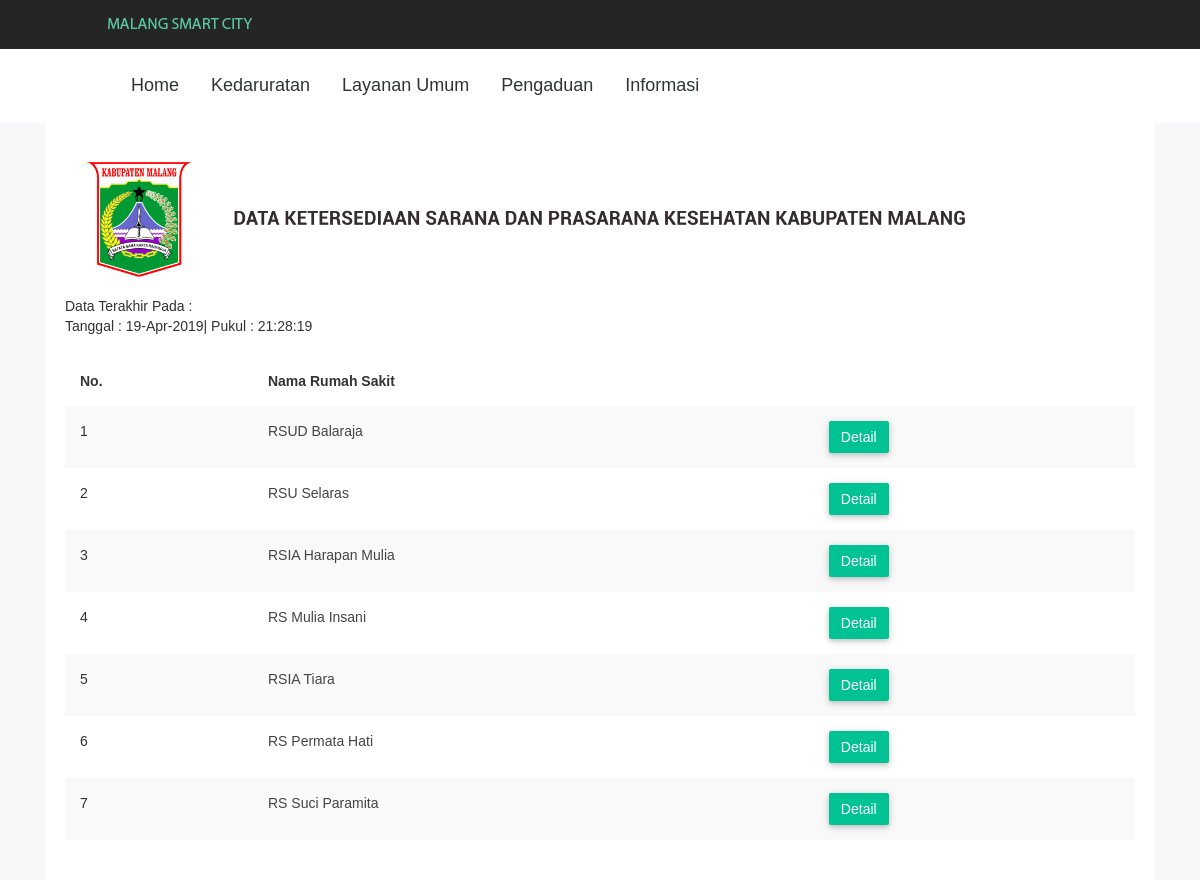
The app's page /faskes.php with its own data.
### tables this page shows
CREATE TABLE `tb_rs` (
  `id_rs` varchar(15) NOT NULL,
  `nama_rs` varchar(200) NOT NULL,
  `alamat_rs` text NOT NULL,
  `telp_rs` varchar(100) NOT NULL,
  `lat` float(10,6) NOT NULL,
  `lng` float(10,6) NOT NULL,
  `location_status` tinyint(1) DEFAULT '0'
);

### faskes.php (the view, shortened to what this page needs)
<!doctype html>
<html class="no-js" lang="">
<head>
    <link rel="stylesheet" href="css2/bootstrap.min.css">
    <link rel="stylesheet" href="css2/font-awesome.min.css">
    <link rel="stylesheet" href="css2/owl.carousel.css">
    <link rel="stylesheet" href="css2/owl.theme.css">
    <link rel="stylesheet" href="css2/owl.transitions.css">
    <link rel="stylesheet" href="css2/meanmenu/meanmenu.min.css">
    <link rel="stylesheet" href="css2/animate.css">
    <link rel="stylesheet" href="css2/normalize.css">
    <link rel="stylesheet" href="css2/wave/waves.min.css">
    <link rel="stylesheet" href="css2/wave/button.css">
    <link rel="stylesheet" href="css2/scrollbar/jquery.mCustomScrollbar.min.css">
    <link rel="stylesheet" href="css2/notika-custom-icon.css">
    <link rel="stylesheet" href="css2/jquery.dataTables.min.css">
    <link rel="stylesheet" href="css2/main.css">
    <link rel="stylesheet" href="style.css">
    <link rel="stylesheet" href="css2/responsive.css">
</head>
<div style="height: 49px; background: #252525">
            <a href=" "><img style="padding: 14px 20px 0px 105px;" src="images/logo2.png"/></a>
    </div>
<body>
<header class="header">
    <div class="menu-malasngoding">
  <ul>
                <li ><a href="index.php">Home</a>
                </li>
                <li class="dropdown"><a>Kedaruratan</a>
                </li>
                <li class="dropdown"><a>Layanan Umum</a>
                </li>
                <li class="dropdown"><a>Pengaduan</a>
                </li>
                <li class="dropdown"><a>Informasi</a>
                </li>
            </ul>
    </div>
</header>
    <div class="data-table-area">
        <div class="container">
                <div class="col-lg-12 col-md-12 col-sm-12 col-xs-12">
                    <div class="data-table-list">
                        <div class="table-responsive">
                  <img src="images/header_faskes3.png">
                            <table id="data-table-basic" class="table table-striped">
       Data Terakhir Pada : <br/>
 <br/> <br/>
                                <thead>
                                    <tr>
                                        <th>No.</th>
                                        <th>Nama Rumah Sakit</th>
                                        <th></th>
                                    </tr>
                                </thead>
                                <tbody>
                          <?php
                        include 'db/koneksi.php';
                        $no = 1;
                        $data = mysqli_query($koneksi,"select * from tb_rs");
                        while($d = mysqli_fetch_array($data)){
                           ?>
                                <tr>
                                  <td><?php echo $no++; ?></td>
                                  <td><a style="color: #444444;"><?php echo $d['nama_rs']; ?> </td>
                                  <td> <a href="detail_faskes.php?id=<?php echo $d['id_rs']; ?>">
                                    <button class="btn btn-success notika-btn-success">Detail</button></a>
                                   </td>
                                </tr>
                                  <?php
                              }
                                ?>
                                </tbody>
                            </table>
                        </div>
                    </div>
                </div>
            </div>
        </div>
</body>
</html>

### css2/wave/button.css (style rules this page uses)
.btn-default.notika-btn-default, .btn-info.notika-btn-info, .btn-primary.notika-btn-primary, .btn-success.notika-btn-success, .btn-warning.notika-btn-warning, .btn-danger.notika-btn-danger { box-shadow: 0 2px 5px rgba(0,0,0,.16), 0 2px 10px rgba(0,0,0,.12); border:none; outline:none !important; border-radius:2px; font-size:14px; }
.btn-success.notika-btn-success, .btn-success.success-icon-notika { background-color: #00c292; }

### css2/main.css (style rules this page uses)
html { color: #222; font-size: 1em; line-height: 1.4; }
audio, canvas, iframe, img, svg, video { vertical-align: middle; }

### faskes.php (style rules this page uses)
html,body { padding: 0; margin:0; font-family: 'Maven Pro', sans-serif; }
.menu-malasngoding { background-color: #ffffff; }
.menu-malasngoding ul { list-style-type: none; margin: 0; padding: 10px 10px 10px 115px; font-size: 18px; font-weight: 400; overflow: hidden; }
.menu-malasngoding > ul > li { float: left; }
.menu-malasngoding li a { display: inline-block; color: #2d3633; text-align: center; padding: 14px 16px; text-decoration: none; }
li.dropdown { display: inline-block; }

### records on screen
tb_rs: nama_rs "RSUD Balaraja"
tb_rs: nama_rs "RSU Selaras"
tb_rs: nama_rs "RSIA Harapan Mulia"
tb_rs: nama_rs "RS Mulia Insani"
tb_rs: nama_rs "RSIA Tiara"
tb_rs: nama_rs "RS Permata Hati"
tb_rs: nama_rs "RS Suci Paramita"
